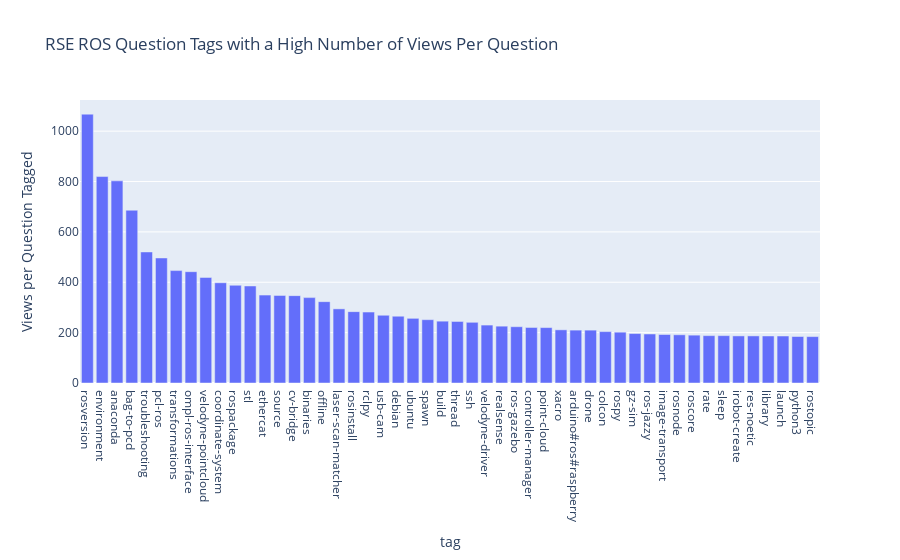

Write notebook code for a chart like this one.
### Code cell
fig = px.bar(view_df[0:50], x="tag", y="normed", title="RSE ROS Question Tags with a High Number of Views Per Question")
fig.update_layout(
        #autosize=False,
        #width=800,
        #height=400,
        #template='plotly_dark',
        yaxis_title=dict(text='Views per Question Tagged'),#, font=dict(size=16, color='#FFFFFF')),
        #yaxis_title=dict(text='7 day avg', font=dict(size=16, color='#FFFFFF')),
        #plot_bgcolor='rgb(50, 50, 50)',
        #xaxis=dict(tickfont=dict(size=14, color='#FFFFFF')),
        #yaxis=dict(tickfont=dict(size=14, color='#FFFFFF')),
        #legend=dict(x=0.1, y=1.1, orientation='h', font=dict(color='#FFFFFF')),
        #margin=dict(l=10, r=10, t=100, b=50)
    )
fig.show()

### Figure 1 — Plotly figure (JSON) as saved in the notebook; plotly's stock layout.template omitted (floating-point values rounded to 4 significant figures)
{"data": [{"alignmentgroup": "True", "hovertemplate": "tag=%{x}<br>normed=%{y}<extra></extra>", "legendgroup": "", "marker": {"color": "#636efa", "pattern": {"shape": ""}}, "name": "", "offsetgroup": "", "orientation": "v", "showlegend": false, "textposition": "auto", "type": "bar", "x": ["rosversion", "environment", "anaconda", "bag-to-pcd", "troubleshooting", "pcl-ros", "transformations", "ompl-ros-interface", "velodyne-pointcloud", "coordinate-system", "rospackage", "stl", "ethercat", "source", "cv-bridge", "binaries", "offline", "laser-scan-matcher", "rosinstall", "rclpy", "usb-cam", "debian", "ubuntu", "spawn", "build", "thread", "ssh", "velodyne-driver", "realsense", "ros-gazebo", "controller-manager", "point-cloud", "xacro", "arduino#ros#raspberry", "drone", "colcon", "rospy", "gz-sim", "ros-jazzy", "image-transport", "rosnode", "roscore", "rate", "sleep", "irobot-create", "res-noetic", "library", "launch", "python3", "rostopic"], "xaxis": "x", "y": [1068.0, 819.7, 802.6, 686, 520.3, 496.5, 446.3, 442, 419.2, 398, 388, 385.3, 349, 347.8, 346.9, 339, 323, 294.4, 283.3, 281.6, 269, 265.2, 256.8, 251.4, 245.5, 244.3, 241, 230, 225.7, 223.5, 220.5, 220, 211.1, 210, 209.9, 204.1, 201.8, 196.4, 194.6, 192.5, 191.4, 190, 188, 188, 187, 187, 186.7, 186.6, 184.6, 184.2], "yaxis": "y"}], "layout": {"barmode": "relative", "legend": {"tracegroupgap": 0}, "title": {"text": "RSE ROS Question Tags with a High Number of Views Per Question"}, "xaxis": {"anchor": "y", "domain": [0, 1], "title": {"text": "tag"}}, "yaxis": {"anchor": "x", "domain": [0, 1], "title": {"text": "Views per Question Tagged"}}}}
